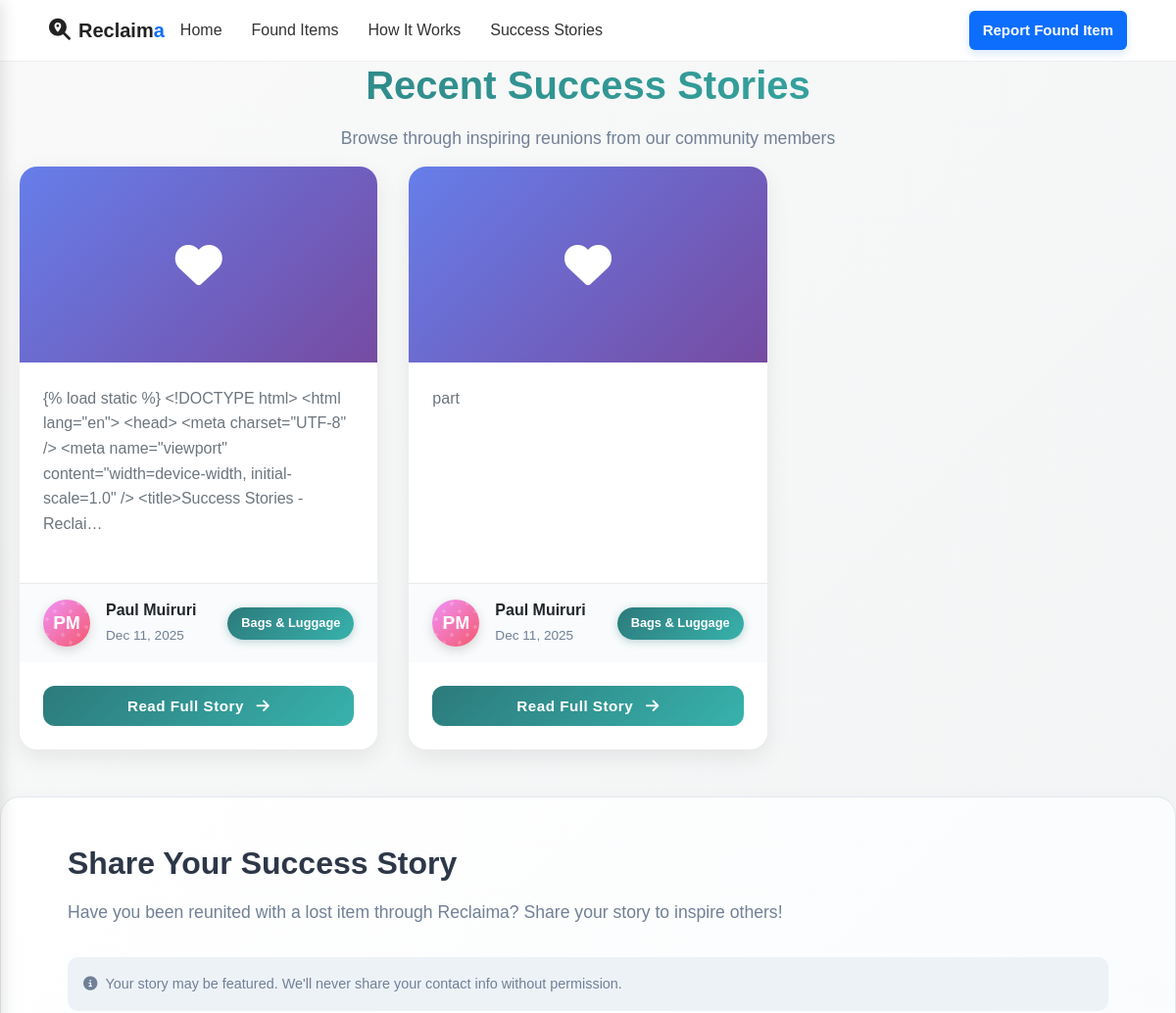
The app's page /success_stories/ (upper part), older data.
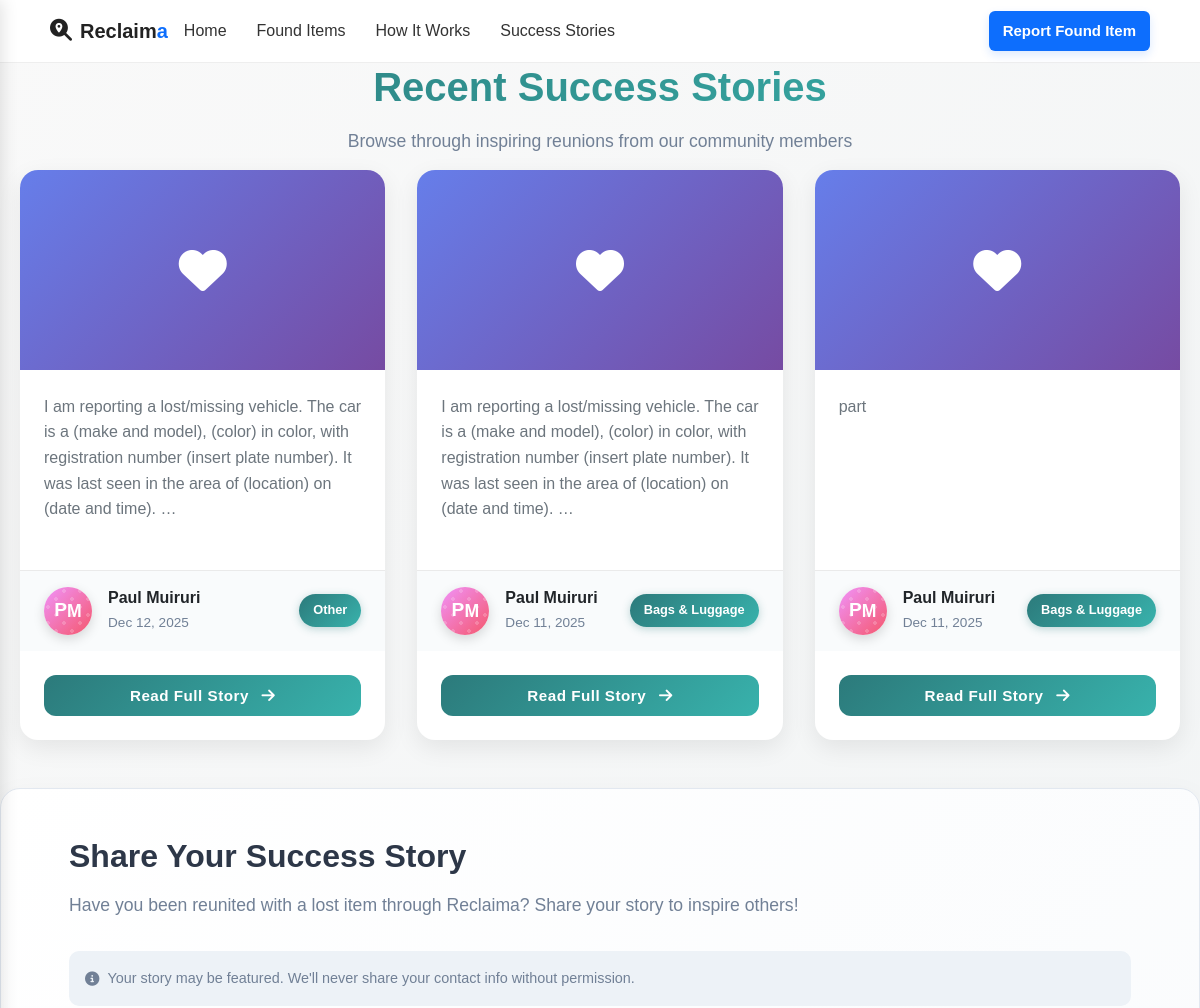
The same page, newer data.
### lostfound/models.py (models this page shows, shortened)
class SuccessStory(models.Model):
    CATEGORY_CHOICES = [
        ('electronics', 'Electronics'),
        ('keys', 'Keys & Access'),
        ('wallets', 'Wallets & Purses'),
        ('documents', 'Documents'),
        ('jewelry', 'Jewelry & Accessories'),
        ('clothing', 'Clothing'),
        ('bags', 'Bags & Luggage'),
        ('pets', 'Pets'),
        ('other', 'Other'),
    ]
    title = models.CharField(max_length=200)
    author_name = models.CharField(max_length=100)
    email = models.EmailField(blank=True, null=True)
    content = models.TextField()
    category = models.CharField(max_length=50, choices=CATEGORY_CHOICES, default='other')
    image = CloudinaryField('image', folder='success-stories', blank=True, null=True)
    item_url = models.URLField(blank=True, null=True)
    image_url = models.URLField(blank=True, null=True)
    is_featured = models.BooleanField(default=False)
    is_published = models.BooleanField(default=False)
    allow_featured = models.BooleanField(default=False, verbose_name="Allow to be featured")
    created_at = models.DateTimeField(default=timezone.now)
    updated_at = models.DateTimeField(auto_now=True)
    class Meta:
        verbose_name_plural = 'Success Stories'
        ordering = ['-created_at']
    def get_category_display(self):
        return dict(self.CATEGORY_CHOICES).get(self.category, self.category)

### lostfound/views.py (the view)
# urls.py: path('success_stories/', views.successStories, name='successStories'),
def successStories(request):
    model_fields = [f.name for f in SuccessStory._meta.get_fields()]
    if 'is_published' in model_fields:
        stories_list = SuccessStory.objects.filter(is_published=True).order_by("-created_at")
    else:
        stories_list = SuccessStory.objects.all().order_by("-created_at")
    paginator = Paginator(stories_list, 9)
    page_number = request.GET.get('page')
    stories = paginator.get_page(page_number)
    if 'is_featured' in model_fields:
        featured_story = stories_list.filter(is_featured=True).first()
    else:
        featured_story = stories_list.first()
    total_reunions = stories_list.count()
    total_lost_claimed = LostItem.objects.filter(status='claimed').count()
    total_lost = LostItem.objects.count()
    lost_success_rate = round((total_lost_claimed / total_lost * 100), 2) if total_lost > 0 else 0
    total_found_claimed = FoundItem.objects.filter(status='claimed').count()
    total_found = FoundItem.objects.count()
    found_success_rate = round((total_found_claimed / total_found * 100), 2) if total_found > 0 else 0
    overall_success_rate = round((lost_success_rate + found_success_rate) / 2) if (lost_success_rate + found_success_rate) > 0 else 94
    context = {
        'stories': stories,
        'featured_story': featured_story,
        'total_reunions': total_reunions,
        'total_stories': total_reunions,
        'success_rate': overall_success_rate,
        'form': SuccessStoryForm(),
    }
    return render(request, "success_stories.html", context)

### lostfound/templates/success_stories.html (shortened to what this page needs)
{% load static %}
<!DOCTYPE html>
<html lang="en">
  <head>
    <link rel="stylesheet" href="{% static 'css/success_stories.css'%}" />
    <link rel="stylesheet" href="{% static 'css/home.css'%}" />
    <link
      rel="stylesheet"
      href="https://cdnjs.cloudflare.com/ajax/libs/font-awesome/6.4.0/css/all.min.css"
    />
  </head>
  <body>
    {% include 'includes/header.html' %}
    <section class="stories-grid">
      <div class="container">
        <div class="section-title">
          <h2>Recent Success Stories</h2>
          <p>Browse through inspiring reunions from our community members</p>
        </div>
        <div class="stories-container">
          {% for story in stories %}
          <div class="story-card" data-story-id="{{ story.id }}">
            <div class="story-image-small">
              {% if story.image and story.image.url %}
              <img
                src="{{ story.image.url }}"
                alt="{{ story.title }}"
                onerror="this.style.display='none'"
              />
              {% else %}
              <div
                style="
                  height: 200px;
                  background: linear-gradient(135deg, #667eea 0%, #764ba2 100%);
                  display: flex;
                  align-items: center;
                  justify-content: center;
                  color: white;
                "
              >
                <i class="fas fa-heart" style="font-size: 3rem"></i>
              </div>
              {% endif %}
            </div>
            <div class="story-content">
              <p>{{ story.content|truncatechars:200 }}</p>
            </div>
            <div class="story-footer">
              <div class="author-info">
                <div
                  class="profile-avatar avatar-style-{{ forloop.counter|add:'1'|divisibleby:'5'|yesno:'1,2,3,4,5' }}"
                >
                  {% if story.author_name %}
                  <span class="avatar-icon"
                    >{{ story.author_name.0|upper }}</span
                  >
                  {% if story.author_name|length > 1 %}
                  <span>{{ story.author_name.split.1.0|upper }}</span>
                  {% endif %} {% else %}
                  <span class="avatar-icon"><i class="fas fa-user"></i></span>
                  {% endif %}
                  <div class="avatar-pattern"></div>
                  <div class="avatar-ring"></div>
                </div>
                <div class="author-details">
                  <h4>{{ story.author_name }}</h4>
                  <p>{{ story.created_at|date:"M d, Y" }}</p>
                </div>
              </div>
              <div class="story-category-badge">
                {{ story.get_category_display }}
              </div>
            </div>
            <button
              class="cta-button view-full-story"
              data-story-id="{{ story.id }}"
            >
              Read Full Story
              <i class="fas fa-arrow-right" style="margin-left: 8px"></i>
            </button>
          </div>
          {% endfor %}
        </div>
      </div>
    </section>
    <section class="share-story" id="share-story">
      <div class="container">
        <h2>Share Your Success Story</h2>
        <p>
          Have you been reunited with a lost item through Reclaima? Share your
          story to inspire others!
        </p>
        <form
          method="POST"
          action="{% url 'submit_success_story' %}"
          class="share-form"
          enctype="multipart/form-data"
        >
          <div class="privacy-note">
            <i class="fas fa-info-circle"></i> Your story may be featured. We'll
            never share your contact info without permission.
          </div>
        </form>
      </div>
    </section>
    {% include 'includes/footer.html' %}
  </body>
</html>

### lostfound/templates/includes/header.html (shortened to what this page needs)
{% load static %}
<!DOCTYPE html>
<html lang="en">
  <head>
    <link
      rel="stylesheet"
      href="https://cdnjs.cloudflare.com/ajax/libs/font-awesome/6.4.0/css/all.min.css"
    />
  </head>
  <body>
    <header class="main-header">
      <div class="header-container">
        <a href="{% url 'home' %}" class="logo" aria-label="Go to home">
          <div class="logo-icon"><i class="fas fa-search-location"></i></div>
          <div class="logo-text">Reclaim<span class="logo-accent">a</span></div>
        </a>
        <nav class="main-nav" aria-label="Main navigation">
          <ul class="nav-list">
            <li><a href="{% url 'home' %}" class="nav-link">Home</a></li>
            <li>
              <a href="{% url 'found' %}" class="nav-link">Found Items</a>
            </li>
            <li>
              <a href="{% url 'howItWorks' %}" class="nav-link">How It Works</a>
            </li>
            <li>
              <a href="{% url 'successStories' %}" class="nav-link"
                >Success Stories</a
              >
            </li>
          </ul>
        </nav>
        <div class="header-actions" role="region" aria-label="Header actions">
          <a href="{% url 'report_found' %}" class="btn-report"
            >Report Found Item</a
          >
        </div>
      </div>
    </header>
  </body>
</html>

### lostfound/templates/includes/footer.html (shortened to what this page needs)
{%load static%}
<link rel="stylesheet" href="{%static 'css/footer.css'%}" />

### static/css/success_stories.css (style rules this page uses)
body { font-family: "Segoe UI", Tahoma, Geneva, Verdana, sans-serif; margin: 0; padding: 0; background: linear-gradient(135deg, #f9f9f9 0%, #eef2f3 100%); }
.container { max-width: 1200px; margin: auto; padding: 1rem; }
h1, h2, h3, h4 { margin: 0; }
.stories-container { display: grid; grid-template-columns: repeat(auto-fill, minmax(320px, 1fr)); gap: 2rem; }
.story-card { display: flex; flex-direction: column; background: #fff; border-radius: 18px; overflow: hidden; box-shadow: 0 8px 25px rgba(0, 0, 0, 0.08); transition: all 0.3s ease; height: 100%; position: relative; }
.story-content { flex-grow: 1; padding: 1.5rem; }
.story-footer { display: flex; align-items: center; justify-content: space-between; padding: 1rem 1.5rem; background: rgba(248, 250, 252, 0.8); border-top: 1px solid #eaeaea; }
.author-info { display: flex; align-items: center; gap: 1rem; width: 70%; }
.profile-avatar { width: 48px; height: 48px; border-radius: 50%; display: flex; align-items: center; justify-content: center; font-weight: bold; font-size: 1.1rem; color: white; position: relative; box-shadow: 0 4px 12px rgba(0, 0, 0, 0.15); transition: all 0.3s ease; overflow: hidden; }
.avatar-style-2 { background: linear-gradient(135deg, #f093fb 0%, #f5576c 100%); }
.avatar-pattern { position: absolute; width: 100%; height: 100%; opacity: 0.2; background-image: radial-gradient( circle at 25% 25%, white 2px, transparent 2px ), radial-gradient(circle at 75% 75%, white 2px, transparent 2px); background-size: 16px 16px; }
.avatar-icon { font-size: 1.2rem; z-index: 1; }
.avatar-ring { position: absolute; width: 56px; height: 56px; border-radius: 50%; border: 2px solid rgba(255, 255, 255, 0.4); top: -4px; left: -4px; }
.author-details { flex-grow: 1; }
.author-details h4 { margin: 0 0 0.25rem 0; color: #2d3748; font-size: 1rem; }
.author-details p { margin: 0; color: #718096; font-size: 0.85rem; }
.story-category-badge { background: linear-gradient(135deg, #2c7a7b, #38b2ac); color: white; padding: 6px 14px; border-radius: 20px; font-size: 0.8rem; font-weight: 600; white-space: nowrap; box-shadow: 0 2px 8px rgba(44, 122, 123, 0.3); }
.cta-button { margin: 1.5rem; padding: 0.75rem; background: linear-gradient(135deg, #2c7a7b, #38b2ac); color: #fff; border: none; border-radius: 12px; cursor: pointer; font-weight: bold; font-size: 0.95rem; transition: all 0.3s ease; letter-spacing: 0.5px; }
.share-story { background: linear-gradient(135deg, #ffffff 0%, #f8fafc 100%); padding: 3rem; border-radius: 20px; margin: 3rem 0; box-shadow: 0 10px 30px rgba(0, 0, 0, 0.05); border: 1px solid #e2e8f0; }
.share-story h2 { margin-bottom: 1rem; color: #2d3748; font-size: 2rem; }
.share-story p { margin-bottom: 2rem; color: #718096; font-size: 1.1rem; }
.privacy-note { font-size: 0.9rem; color: #718096; margin-bottom: 1.5rem; display: flex; align-items: center; gap: 0.5rem; padding: 1rem; background: #edf2f7; border-radius: 10px; }
.section-title { text-align: center; margin-bottom: 3rem; }
.section-title h2 { font-size: 2.5rem; color: #2d3748; margin-bottom: 1rem; background: linear-gradient(135deg, #2c7a7b, #38b2ac); -webkit-background-clip: text; -webkit-text-fill-color: transparent; background-clip: text; }
.section-title p { color: #718096; font-size: 1.1rem; max-width: 600px; margin: 0 auto; }

### static/css/home.css (style rules this page uses)
* { margin: 0; padding: 0; box-sizing: border-box; }
:root { --primary: #4361ee; --primary-dark: #3a0ca3; --primary-light: #4895ef; --secondary: #06d6a0; --secondary-dark: #05b888; --accent: #4cc9f0; --warning: #ff9e00; --danger: #ef476f; --light: #f8f9fa; --dark: #212529; --gray: #6c757d; --gray-light: #e9ecef; --border-radius: 12px; --box-shadow: 0 10px 30px rgba(0, 0, 0, 0.08); --box-shadow-hover: 0 15px 40px rgba(0, 0, 0, 0.12); --transition: all 0.3s ease; }
body { font-family: "Poppins", sans-serif; color: var(--dark); background-color: #ffffff; line-height: 1.6; overflow-x: hidden; }
.container { width: 100%; max-width: 1200px; margin: 0 auto; padding: 0 20px; }
h1, h2, h3, h4 { font-family: "Montserrat", sans-serif; font-weight: 800; line-height: 1.2; margin-bottom: 1rem; }
h2 { font-size: 2.5rem; }
h4 { font-size: 1.25rem; }
p { margin-bottom: 1.5rem; color: var(--gray); }
.section-title { font-size: 2.5rem; margin-bottom: 15px; color: var(--dark); }
.author-info h4 { margin-bottom: 5px; color: var(--dark); }

Row changes from the older to the newer data that the page shows:
added SuccessStory: content "I am reporting a lost/missing vehicle. The car is a (make and model), (color) in color, with registration number (insert plate number). It was last seen in the area of (location) on (date and time). …", author_name.0 "P", author_name.split.1.0 "M", author_name "Paul Muiruri", created_at "Dec 12, 2025", category "Other"
changed SuccessStory (number 2 of 3 on the later page): content "{% load static %} <!DOCTYPE html> <html lang=\"en\"> <head> <meta charset=\"UTF-8\" /> <meta name=\"viewport\" content=\"width=device-width, initial-scale=1.0\" /> <title>Success Stories - Reclai…" → "I am reporting a lost/missing vehicle. The car is a (make and model), (color) in color, with registration number (insert plate number). It was last seen in the area of (location) on (date and time). …"
